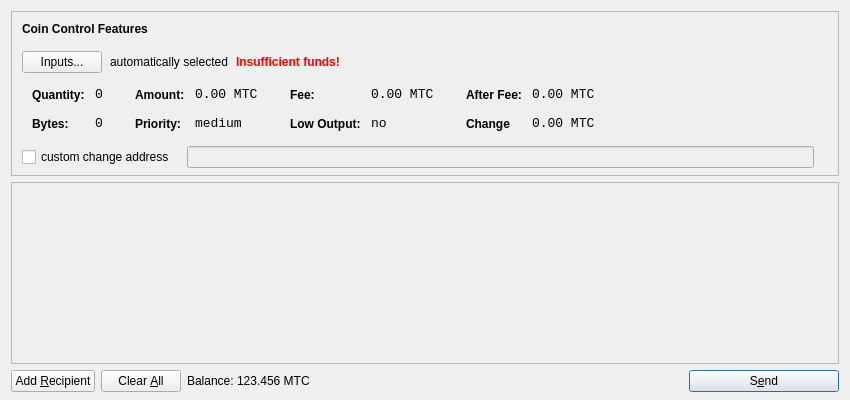
<?xml version="1.0" encoding="UTF-8"?>
<ui version="4.0">
 <class>SendCoinsDialog</class>
 <widget class="QDialog" name="SendCoinsDialog">
  <property name="geometry">
   <rect>
    <x>0</x>
    <y>0</y>
    <width>850</width>
    <height>400</height>
   </rect>
  </property>
  <property name="windowTitle">
   <string>Send Coins</string>
  </property>
  <layout class="QVBoxLayout" name="verticalLayout" stretch="0,1,0">
   <property name="bottomMargin">
    <number>8</number>
   </property>
   <item>
    <widget class="QFrame" name="frameCoinControl">
     <property name="sizePolicy">
      <sizepolicy hsizetype="Expanding" vsizetype="Expanding">
       <horstretch>0</horstretch>
       <verstretch>0</verstretch>
      </sizepolicy>
     </property>
     <property name="maximumSize">
      <size>
       <width>16777215</width>
       <height>16777215</height>
      </size>
     </property>
     <property name="frameShape">
      <enum>QFrame::StyledPanel</enum>
     </property>
     <property name="frameShadow">
      <enum>QFrame::Sunken</enum>
     </property>
     <layout class="QVBoxLayout" name="verticalLayoutCoinControl2">
      <property name="spacing">
       <number>-1</number>
      </property>
      <property name="leftMargin">
       <number>0</number>
      </property>
      <property name="topMargin">
       <number>0</number>
      </property>
      <property name="rightMargin">
       <number>0</number>
      </property>
      <property name="bottomMargin">
       <number>6</number>
      </property>
      <item>
       <layout class="QVBoxLayout" name="verticalLayoutCoinControl" stretch="0,0,0,0,1">
        <property name="spacing">
         <number>0</number>
        </property>
        <property name="leftMargin">
         <number>10</number>
        </property>
        <property name="topMargin">
         <number>10</number>
        </property>
        <item>
         <layout class="QHBoxLayout" name="horizontalLayoutCoinControl1">
          <property name="bottomMargin">
           <number>15</number>
          </property>
          <item>
           <widget class="QLabel" name="labelCoinControlFeatures">
            <property name="sizePolicy">
             <sizepolicy hsizetype="Preferred" vsizetype="Maximum">
              <horstretch>0</horstretch>
              <verstretch>0</verstretch>
             </sizepolicy>
            </property>
            <property name="font">
             <font>
              <weight>75</weight>
              <bold>true</bold>
             </font>
            </property>
            <property name="styleSheet">
             <string notr="true">font-weight:bold;</string>
            </property>
            <property name="text">
             <string>Coin Control Features</string>
            </property>
           </widget>
          </item>
         </layout>
        </item>
        <item>
         <layout class="QHBoxLayout" name="horizontalLayoutCoinControl2" stretch="0,0,0,0">
          <property name="spacing">
           <number>8</number>
          </property>
          <property name="bottomMargin">
           <number>10</number>
          </property>
          <item>
           <widget class="QPushButton" name="pushButtonCoinControl">
            <property name="styleSheet">
             <string notr="true"/>
            </property>
            <property name="text">
             <string>Inputs...</string>
            </property>
           </widget>
          </item>
          <item>
           <widget class="QLabel" name="labelCoinControlAutomaticallySelected">
            <property name="text">
             <string>automatically selected</string>
            </property>
            <property name="margin">
             <number>5</number>
            </property>
           </widget>
          </item>
          <item>
           <widget class="QLabel" name="labelCoinControlInsuffFunds">
            <property name="font">
             <font>
              <weight>75</weight>
              <bold>true</bold>
             </font>
            </property>
            <property name="styleSheet">
             <string notr="true">color:red;font-weight:bold;</string>
            </property>
            <property name="text">
             <string>Insufficient funds!</string>
            </property>
            <property name="margin">
             <number>5</number>
            </property>
           </widget>
          </item>
          <item>
           <spacer name="horizontalSpacerCoinControl">
            <property name="orientation">
             <enum>Qt::Horizontal</enum>
            </property>
            <property name="sizeHint" stdset="0">
             <size>
              <width>40</width>
              <height>1</height>
             </size>
            </property>
           </spacer>
          </item>
         </layout>
        </item>
        <item>
         <widget class="QWidget" name="widgetCoinControl" native="true">
          <property name="sizePolicy">
           <sizepolicy hsizetype="Preferred" vsizetype="Preferred">
            <horstretch>0</horstretch>
            <verstretch>0</verstretch>
           </sizepolicy>
          </property>
          <property name="minimumSize">
           <size>
            <width>0</width>
            <height>0</height>
           </size>
          </property>
          <property name="styleSheet">
           <string notr="true"/>
          </property>
          <layout class="QHBoxLayout" name="horizontalLayoutCoinControl5">
           <property name="margin">
            <number>0</number>
           </property>
           <item>
            <layout class="QHBoxLayout" name="horizontalLayoutCoinControl3" stretch="0,0,0,1">
             <property name="spacing">
              <number>20</number>
             </property>
             <property name="topMargin">
              <number>0</number>
             </property>
             <property name="bottomMargin">
              <number>10</number>
             </property>
             <item>
              <layout class="QFormLayout" name="formLayoutCoinControl1">
               <property name="horizontalSpacing">
                <number>10</number>
               </property>
               <property name="verticalSpacing">
                <number>14</number>
               </property>
               <property name="leftMargin">
                <number>10</number>
               </property>
               <property name="topMargin">
                <number>4</number>
               </property>
               <property name="rightMargin">
                <number>6</number>
               </property>
               <item row="0" column="0">
                <widget class="QLabel" name="labelCoinControlQuantityText">
                 <property name="styleSheet">
                  <string notr="true">font-weight:bold;</string>
                 </property>
                 <property name="text">
                  <string>Quantity:</string>
                 </property>
                 <property name="margin">
                  <number>0</number>
                 </property>
                </widget>
               </item>
               <item row="0" column="1">
                <widget class="QLabel" name="labelCoinControlQuantity">
                 <property name="font">
                  <font>
                   <family>Monospace</family>
                   <pointsize>10</pointsize>
                  </font>
                 </property>
                 <property name="cursor">
                  <cursorShape>IBeamCursor</cursorShape>
                 </property>
                 <property name="contextMenuPolicy">
                  <enum>Qt::ActionsContextMenu</enum>
                 </property>
                 <property name="text">
                  <string>0</string>
                 </property>
                 <property name="margin">
                  <number>0</number>
                 </property>
                 <property name="textInteractionFlags">
                  <set>Qt::LinksAccessibleByMouse|Qt::TextSelectableByKeyboard|Qt::TextSelectableByMouse</set>
                 </property>
                </widget>
               </item>
               <item row="1" column="0">
                <widget class="QLabel" name="labelCoinControlBytesText">
                 <property name="styleSheet">
                  <string notr="true">font-weight:bold;</string>
                 </property>
                 <property name="text">
                  <string>Bytes:</string>
                 </property>
                </widget>
               </item>
               <item row="1" column="1">
                <widget class="QLabel" name="labelCoinControlBytes">
                 <property name="font">
                  <font>
                   <family>Monospace</family>
                   <pointsize>10</pointsize>
                  </font>
                 </property>
                 <property name="cursor">
                  <cursorShape>IBeamCursor</cursorShape>
                 </property>
                 <property name="contextMenuPolicy">
                  <enum>Qt::ActionsContextMenu</enum>
                 </property>
                 <property name="text">
                  <string>0</string>
                 </property>
                 <property name="textInteractionFlags">
                  <set>Qt::LinksAccessibleByMouse|Qt::TextSelectableByKeyboard|Qt::TextSelectableByMouse</set>
                 </property>
                </widget>
               </item>
              </layout>
             </item>
             <item>
              <layout class="QFormLayout" name="formLayoutCoinControl2">
               <property name="horizontalSpacing">
                <number>10</number>
               </property>
               <property name="verticalSpacing">
                <number>14</number>
               </property>
               <property name="leftMargin">
                <number>6</number>
               </property>
               <property name="topMargin">
                <number>4</number>
               </property>
               <property name="rightMargin">
                <number>6</number>
               </property>
               <item row="0" column="0">
                <widget class="QLabel" name="labelCoinControlAmountText">
                 <property name="styleSheet">
                  <string notr="true">font-weight:bold;</string>
                 </property>
                 <property name="text">
                  <string>Amount:</string>
                 </property>
                 <property name="margin">
                  <number>0</number>
                 </property>
                </widget>
               </item>
               <item row="0" column="1">
                <widget class="QLabel" name="labelCoinControlAmount">
                 <property name="font">
                  <font>
                   <family>Monospace</family>
                   <pointsize>10</pointsize>
                  </font>
                 </property>
                 <property name="cursor">
                  <cursorShape>IBeamCursor</cursorShape>
                 </property>
                 <property name="contextMenuPolicy">
                  <enum>Qt::ActionsContextMenu</enum>
                 </property>
                 <property name="text">
                  <string notr="true">0.00 MTC</string>
                 </property>
                 <property name="textInteractionFlags">
                  <set>Qt::LinksAccessibleByMouse|Qt::TextSelectableByKeyboard|Qt::TextSelectableByMouse</set>
                 </property>
                </widget>
               </item>
               <item row="1" column="0">
                <widget class="QLabel" name="labelCoinControlPriorityText">
                 <property name="styleSheet">
                  <string notr="true">font-weight:bold;</string>
                 </property>
                 <property name="text">
                  <string>Priority:</string>
                 </property>
                </widget>
               </item>
               <item row="1" column="1">
                <widget class="QLabel" name="labelCoinControlPriority">
                 <property name="font">
                  <font>
                   <family>Monospace</family>
                   <pointsize>10</pointsize>
                  </font>
                 </property>
                 <property name="cursor">
                  <cursorShape>IBeamCursor</cursorShape>
                 </property>
                 <property name="contextMenuPolicy">
                  <enum>Qt::ActionsContextMenu</enum>
                 </property>
                 <property name="text">
                  <string>medium</string>
                 </property>
                 <property name="textInteractionFlags">
                  <set>Qt::LinksAccessibleByMouse|Qt::TextSelectableByKeyboard|Qt::TextSelectableByMouse</set>
                 </property>
                </widget>
               </item>
              </layout>
             </item>
             <item>
              <layout class="QFormLayout" name="formLayoutCoinControl3">
               <property name="horizontalSpacing">
                <number>10</number>
               </property>
               <property name="verticalSpacing">
                <number>14</number>
               </property>
               <property name="leftMargin">
                <number>6</number>
               </property>
               <property name="topMargin">
                <number>4</number>
               </property>
               <property name="rightMargin">
                <number>6</number>
               </property>
               <item row="0" column="0">
                <widget class="QLabel" name="labelCoinControlFeeText">
                 <property name="styleSheet">
                  <string notr="true">font-weight:bold;</string>
                 </property>
                 <property name="text">
                  <string>Fee:</string>
                 </property>
                 <property name="margin">
                  <number>0</number>
                 </property>
                </widget>
               </item>
               <item row="0" column="1">
                <widget class="QLabel" name="labelCoinControlFee">
                 <property name="font">
                  <font>
                   <family>Monospace</family>
                   <pointsize>10</pointsize>
                  </font>
                 </property>
                 <property name="cursor">
                  <cursorShape>IBeamCursor</cursorShape>
                 </property>
                 <property name="contextMenuPolicy">
                  <enum>Qt::ActionsContextMenu</enum>
                 </property>
                 <property name="text">
                  <string notr="true">0.00 MTC</string>
                 </property>
                 <property name="textInteractionFlags">
                  <set>Qt::LinksAccessibleByMouse|Qt::TextSelectableByKeyboard|Qt::TextSelectableByMouse</set>
                 </property>
                </widget>
               </item>
               <item row="1" column="0">
                <widget class="QLabel" name="labelCoinControlLowOutputText">
                 <property name="styleSheet">
                  <string notr="true">font-weight:bold;</string>
                 </property>
                 <property name="text">
                  <string>Low Output:</string>
                 </property>
                </widget>
               </item>
               <item row="1" column="1">
                <widget class="QLabel" name="labelCoinControlLowOutput">
                 <property name="font">
                  <font>
                   <family>Monospace</family>
                   <pointsize>10</pointsize>
                  </font>
                 </property>
                 <property name="cursor">
                  <cursorShape>IBeamCursor</cursorShape>
                 </property>
                 <property name="contextMenuPolicy">
                  <enum>Qt::ActionsContextMenu</enum>
                 </property>
                 <property name="text">
                  <string>no</string>
                 </property>
                 <property name="textInteractionFlags">
                  <set>Qt::LinksAccessibleByMouse|Qt::TextSelectableByKeyboard|Qt::TextSelectableByMouse</set>
                 </property>
                </widget>
               </item>
              </layout>
             </item>
             <item>
              <layout class="QFormLayout" name="formLayoutCoinControl4">
               <property name="horizontalSpacing">
                <number>10</number>
               </property>
               <property name="verticalSpacing">
                <number>14</number>
               </property>
               <property name="leftMargin">
                <number>6</number>
               </property>
               <property name="topMargin">
                <number>4</number>
               </property>
               <property name="rightMargin">
                <number>6</number>
               </property>
               <item row="0" column="0">
                <widget class="QLabel" name="labelCoinControlAfterFeeText">
                 <property name="styleSheet">
                  <string notr="true">font-weight:bold;</string>
                 </property>
                 <property name="text">
                  <string>After Fee:</string>
                 </property>
                 <property name="margin">
                  <number>0</number>
                 </property>
                </widget>
               </item>
               <item row="0" column="1">
                <widget class="QLabel" name="labelCoinControlAfterFee">
                 <property name="font">
                  <font>
                   <family>Monospace</family>
                   <pointsize>10</pointsize>
                  </font>
                 </property>
                 <property name="cursor">
                  <cursorShape>IBeamCursor</cursorShape>
                 </property>
                 <property name="contextMenuPolicy">
                  <enum>Qt::ActionsContextMenu</enum>
                 </property>
                 <property name="text">
                  <string notr="true">0.00 MTC</string>
                 </property>
                 <property name="textInteractionFlags">
                  <set>Qt::LinksAccessibleByMouse|Qt::TextSelectableByKeyboard|Qt::TextSelectableByMouse</set>
                 </property>
                </widget>
               </item>
               <item row="1" column="0">
                <widget class="QLabel" name="labelCoinControlChangeText">
                 <property name="styleSheet">
                  <string notr="true">font-weight:bold;</string>
                 </property>
                 <property name="text">
                  <string>Change</string>
                 </property>
                </widget>
               </item>
               <item row="1" column="1">
                <widget class="QLabel" name="labelCoinControlChange">
                 <property name="font">
                  <font>
                   <family>Monospace</family>
                   <pointsize>10</pointsize>
                  </font>
                 </property>
                 <property name="cursor">
                  <cursorShape>IBeamCursor</cursorShape>
                 </property>
                 <property name="contextMenuPolicy">
                  <enum>Qt::ActionsContextMenu</enum>
                 </property>
                 <property name="text">
                  <string notr="true">0.00 MTC</string>
                 </property>
                 <property name="textInteractionFlags">
                  <set>Qt::LinksAccessibleByMouse|Qt::TextSelectableByKeyboard|Qt::TextSelectableByMouse</set>
                 </property>
                </widget>
               </item>
              </layout>
             </item>
            </layout>
           </item>
          </layout>
         </widget>
        </item>
        <item>
         <layout class="QHBoxLayout" name="horizontalLayoutCoinControl4" stretch="0,0,0">
          <property name="spacing">
           <number>12</number>
          </property>
          <property name="sizeConstraint">
           <enum>QLayout::SetDefaultConstraint</enum>
          </property>
          <property name="topMargin">
           <number>5</number>
          </property>
          <property name="rightMargin">
           <number>5</number>
          </property>
          <item>
           <widget class="QCheckBox" name="checkBoxCoinControlChange">
            <property name="text">
             <string>custom change address</string>
            </property>
           </widget>
          </item>
          <item>
           <widget class="QLineEdit" name="lineEditCoinControlChange">
            <property name="enabled">
             <bool>false</bool>
            </property>
            <property name="sizePolicy">
             <sizepolicy hsizetype="Expanding" vsizetype="Fixed">
              <horstretch>0</horstretch>
              <verstretch>0</verstretch>
             </sizepolicy>
            </property>
           </widget>
          </item>
          <item>
           <widget class="QLabel" name="labelCoinControlChangeLabel">
            <property name="sizePolicy">
             <sizepolicy hsizetype="Preferred" vsizetype="Expanding">
              <horstretch>0</horstretch>
              <verstretch>0</verstretch>
             </sizepolicy>
            </property>
            <property name="minimumSize">
             <size>
              <width>0</width>
              <height>0</height>
             </size>
            </property>
            <property name="text">
             <string/>
            </property>
            <property name="margin">
             <number>3</number>
            </property>
           </widget>
          </item>
         </layout>
        </item>
        <item>
         <spacer name="verticalSpacerCoinControl">
          <property name="orientation">
           <enum>Qt::Vertical</enum>
          </property>
          <property name="sizeHint" stdset="0">
           <size>
            <width>800</width>
            <height>1</height>
           </size>
          </property>
         </spacer>
        </item>
       </layout>
      </item>
     </layout>
    </widget>
   </item>
   <item>
    <widget class="QScrollArea" name="scrollArea">
     <property name="widgetResizable">
      <bool>true</bool>
     </property>
     <widget class="QWidget" name="scrollAreaWidgetContents">
      <property name="geometry">
       <rect>
        <x>0</x>
        <y>0</y>
        <width>830</width>
        <height>165</height>
       </rect>
      </property>
      <layout class="QVBoxLayout" name="verticalLayout_2">
       <property name="margin">
        <number>0</number>
       </property>
       <item>
        <layout class="QVBoxLayout" name="entries">
         <property name="spacing">
          <number>6</number>
         </property>
        </layout>
       </item>
       <item>
        <spacer name="verticalSpacer">
         <property name="orientation">
          <enum>Qt::Vertical</enum>
         </property>
         <property name="sizeHint" stdset="0">
          <size>
           <width>20</width>
           <height>40</height>
          </size>
         </property>
        </spacer>
       </item>
      </layout>
     </widget>
    </widget>
   </item>
   <item>
    <layout class="QHBoxLayout" name="horizontalLayout">
     <item>
      <widget class="QPushButton" name="addButton">
       <property name="toolTip">
        <string>Send to multiple recipients at once</string>
       </property>
       <property name="text">
        <string>Add &amp;Recipient</string>
       </property>
       <property name="autoDefault">
        <bool>false</bool>
       </property>
      </widget>
     </item>
     <item>
      <widget class="QPushButton" name="clearButton">
       <property name="sizePolicy">
        <sizepolicy hsizetype="Minimum" vsizetype="Fixed">
         <horstretch>0</horstretch>
         <verstretch>0</verstretch>
        </sizepolicy>
       </property>
       <property name="toolTip">
        <string>Remove all transaction fields</string>
       </property>
       <property name="text">
        <string>Clear &amp;All</string>
       </property>
       <property name="autoRepeatDelay">
        <number>300</number>
       </property>
       <property name="autoDefault">
        <bool>false</bool>
       </property>
      </widget>
     </item>
     <item>
      <layout class="QHBoxLayout" name="horizontalLayout_2">
       <property name="spacing">
        <number>3</number>
       </property>
       <item>
        <widget class="QLabel" name="label">
         <property name="sizePolicy">
          <sizepolicy hsizetype="Preferred" vsizetype="Fixed">
           <horstretch>0</horstretch>
           <verstretch>0</verstretch>
          </sizepolicy>
         </property>
         <property name="text">
          <string>Balance:</string>
         </property>
        </widget>
       </item>
       <item>
        <widget class="QLabel" name="labelBalance">
         <property name="sizePolicy">
          <sizepolicy hsizetype="Preferred" vsizetype="Fixed">
           <horstretch>0</horstretch>
           <verstretch>0</verstretch>
          </sizepolicy>
         </property>
         <property name="cursor">
          <cursorShape>IBeamCursor</cursorShape>
         </property>
         <property name="text">
          <string notr="true">123.456 MTC</string>
         </property>
         <property name="textInteractionFlags">
          <set>Qt::LinksAccessibleByMouse|Qt::TextSelectableByKeyboard|Qt::TextSelectableByMouse</set>
         </property>
        </widget>
       </item>
      </layout>
     </item>
     <item>
      <spacer name="horizontalSpacer">
       <property name="orientation">
        <enum>Qt::Horizontal</enum>
       </property>
       <property name="sizeHint" stdset="0">
        <size>
         <width>40</width>
         <height>20</height>
        </size>
       </property>
      </spacer>
     </item>
     <item>
      <widget class="QPushButton" name="sendButton">
       <property name="minimumSize">
        <size>
         <width>150</width>
         <height>0</height>
        </size>
       </property>
       <property name="toolTip">
        <string>Confirm the send action</string>
       </property>
       <property name="text">
        <string>S&amp;end</string>
       </property>
       <property name="icon">
        <iconset resource="../bitcoin.qrc">
         <normaloff>:/icons/send</normaloff>:/icons/send</iconset>
       </property>
       <property name="default">
        <bool>true</bool>
       </property>
      </widget>
     </item>
    </layout>
   </item>
  </layout>
 </widget>
 <resources>
  <include location="../bitcoin.qrc"/>
 </resources>
 <connections/>
</ui>
